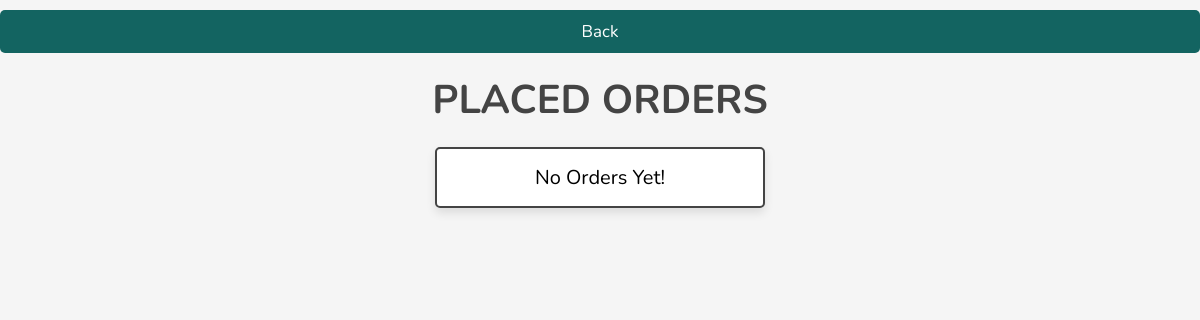
/admin/placed_orders.php, run on an earlier commit of the app's database.
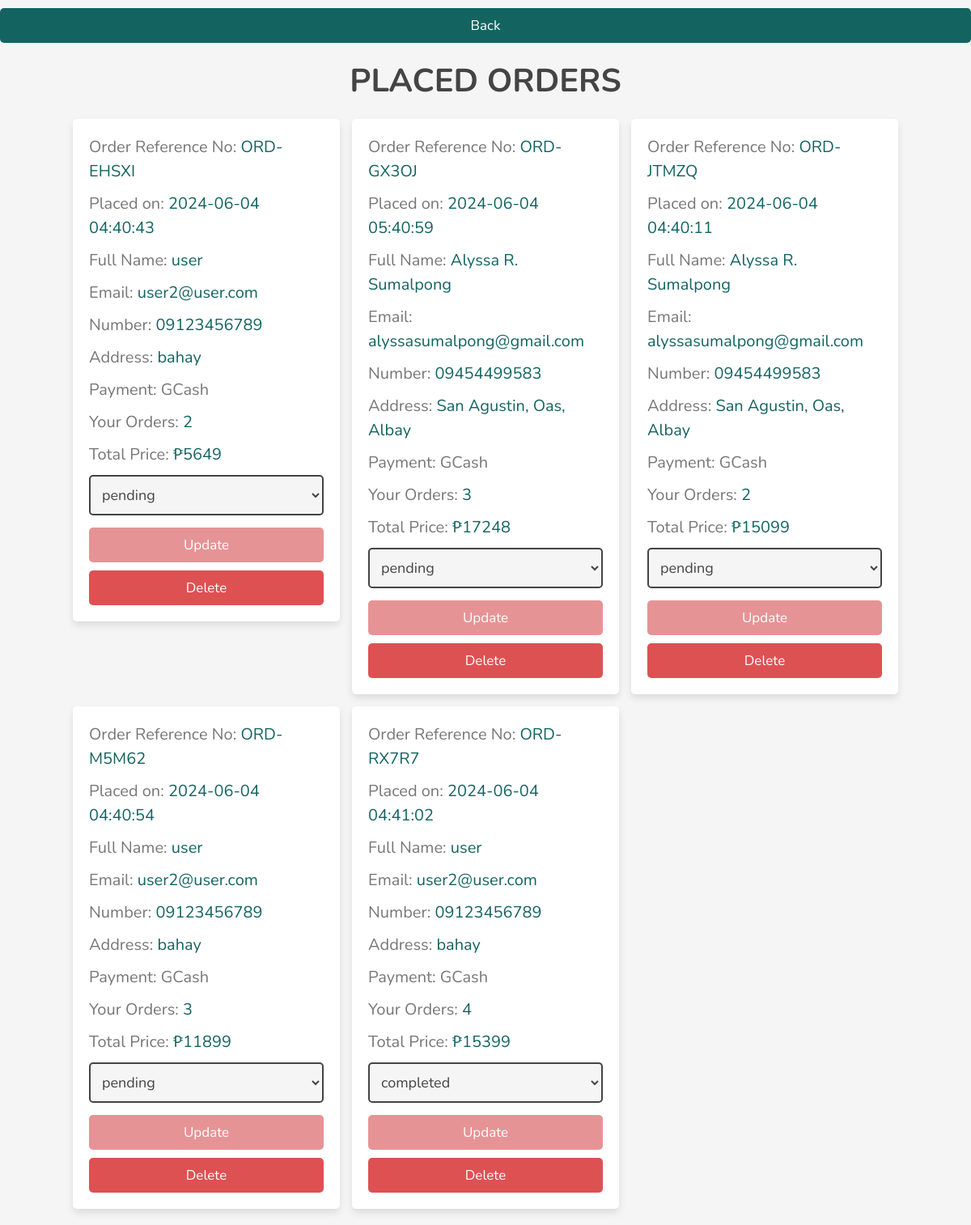
And on a later commit of the database.
### tables this page shows
CREATE TABLE `orders` (
  `order_id` int(11) NOT NULL,
  `order_ref` varchar(9) NOT NULL,
  `user_info_id` int(11) NOT NULL,
  `prdct_dsgn_id` int(11) NOT NULL,
  `order_phase` varchar(55) NOT NULL,
  `date_added` timestamp NOT NULL DEFAULT current_timestamp()
);

CREATE TABLE `user_info` (
  `user_info_id` int(11) NOT NULL,
  `full_name` varchar(100) NOT NULL,
  `user_name` varchar(55) NOT NULL,
  `pass_word` varchar(255) NOT NULL,
  `e_mail` text NOT NULL,
  `contact_no` varchar(11) NOT NULL,
  `add_ress` text NOT NULL,
  `birth_day` date NOT NULL,
  `user_type` char(1) NOT NULL DEFAULT 'U',
  `user_status` char(1) NOT NULL DEFAULT 'A',
  `date_registered` timestamp NOT NULL DEFAULT current_timestamp()
);

### admin/placed_orders.php (the view, shortened to what this page needs)
<?php
include '../db.php';
?>
<!DOCTYPE html>
<html lang="en">
<head>
   <link rel="stylesheet" href="https://cdnjs.cloudflare.com/ajax/libs/font-awesome/6.1.1/css/all.min.css">
   <link rel="stylesheet" href="../css/admin_style.css">
</head>
<body>
<div class="box">
    <form action="dashboard.php" method="get">
        <button class="btn">Back</button>
    </form>
</div>
<section class="orders">
    <h1 class="heading">Placed Orders</h1>
    <div class="box-container">
    <?php
    $ref_sql = "SELECT orders.order_id, orders.order_ref, orders.date_added, user_info.full_name, user_info.e_mail, user_info.contact_no, user_info.add_ress, orders.order_phase
                FROM orders
                INNER JOIN user_info ON orders.user_info_id = user_info.user_info_id
                GROUP BY orders.order_ref";
    $ref_sql_result = mysqli_query($conn, $ref_sql);
    if(mysqli_num_rows($ref_sql_result) > 0){
        while($row = mysqli_fetch_assoc($ref_sql_result)){
            $order_ref = $row['order_ref'];
            $order_sql = "SELECT * FROM orders
                            INNER JOIN product_design ON orders.prdct_dsgn_id = product_design.prdct_dsgn_id
                            WHERE orders.order_ref = '$order_ref'";
            $order_result = mysqli_query($conn, $order_sql);
            $total_products = mysqli_num_rows($order_result);
            $total_price = 0;
            while($order_row = mysqli_fetch_assoc($order_result)){
                $total_price += $order_row['item_price'];
            }
            ?>
            <div class="box">
                <p>Order Reference No: <span><?= $row['order_ref']; ?></span></p>
                <p>Placed on: <span><?= $row['date_added']; ?></span></p>
                <p>Full Name: <span><?= $row['full_name']; ?></span></p>
                <p>Email: <span><?= $row['e_mail']; ?></span></p>
                <p>Number: <span><?= $row['contact_no']; ?></span></p>
                <p>Address: <span><?= $row['add_ress']; ?></span></p>
                <p>Payment: GCash</p>
                <p>Your Orders: <span><?= $total_products; ?></span></p>
                <p>Total Price: <span>₱<?= $total_price ?></span></p>
                <form action="" method="post">
                    <select name="order_status" class="select">
                        <option selected disabled><?php echo $row['order_phase']; ?></option>
                    </select>
                    <div class="flex-btn">
                        <button name="update" type="submit" class="option-btn">Update</button>
                    </div>
                    <div class="flex-btn">
                        <button name="delete" type="submit" class="delete-btn" onclick="return confirm('Delete this order?');">Delete</button>
                    </div>
                </form>
            </div>
            <?php
        }
    } else {
        echo '<p class="empty">No orders yet!</p>';
    }
    ?>
    </div>
</section>
</body>
</html>

### css/admin_style.css (style rules this page uses)
:root { --main-color:#136461; --light:#e69395; --pink:#dd5153; --black:#444; --white:#fff; --light-color:#777; --light-bg:#f5f5f5; --border:.2rem solid var(--black); --box-shadow:0 .5rem 1rem rgba(0,0,0,.1); }
* { font-family: 'Nunito', sans-serif; margin:0; padding:0; box-sizing: border-box; outline: none; border:none; text-decoration: none; }
html { font-size: 62.5%; overflow-x: hidden; }
body { background-color: var(--light-bg); }
section { padding:2rem; max-width: 1200px; margin:0 auto; }
.heading { font-size: 4rem; color:var(--black); margin-bottom: 2rem; text-align: center; text-transform: uppercase; }
.btn, .delete-btn, .option-btn { display: block; width: 100%; margin-top: 1rem; border-radius: .5rem; padding:1rem 3rem; font-size: 1.7rem; text-transform: capitalize; color:var(--white); cursor: pointer; text-align: center; }
.btn { background-color: var(--main-color); }
.option-btn { background-color: var(--light); }
.delete-btn { background-color: var(--pink); }
.flex-btn { display: flex; gap:1rem; }
.orders .box-container { display: grid; grid-template-columns: repeat(auto-fit, 33rem); gap:1.5rem; align-items: flex-start; justify-content: center; }
.orders .box-container .box { padding:2rem; padding-top: 1rem; border-radius: .5rem; background-color: var(--white); box-shadow: var(--box-shadow); }
.orders .box-container .box p { line-height: 1.5; font-size: 2rem; color:var(--light-color); margin:1rem 0; }
.orders .box-container .box p span { color:var(--main-color); }
.orders .box-container .select { margin-bottom: .5rem; width: 100%; background-color: var(--light-bg); padding:1rem; font-size: 1.8rem; color:var(--black); border-radius: .5rem; border:var(--border); }
.empty { padding:1.5rem; background-color: var(--white); border: var(--border); box-shadow: var(--box-shadow); text-align: center; color:var(--red); border-radius: .5rem; font-size: 2rem; text-transform: capitalize; }

What changed in the data, as far as the page shows it:
added orders: order_ref "ORD-EHSXI", date_added "2024-06-04 04:40:43", user_info.full_name "user", user_info.e_mail "user2@user.com", user_info.contact_no "09123456789", user_info.add_ress "bahay", total_products "2", total_price "5649", order_status "pending"
added orders: order_ref "ORD-GX3OJ", date_added "2024-06-04 05:40:59", user_info.full_name "Alyssa R. Sumalpong", user_info.e_mail "alyssasumalpong@gmail.com", user_info.contact_no "09454499583", user_info.add_ress "San Agustin, Oas, Albay", total_products "3", total_price "17248", order_status "pending"
added orders: order_ref "ORD-JTMZQ", date_added "2024-06-04 04:40:11", user_info.full_name "Alyssa R. Sumalpong", user_info.e_mail "alyssasumalpong@gmail.com", user_info.contact_no "09454499583", user_info.add_ress "San Agustin, Oas, Albay", total_products "2", total_price "15099", order_status "pending"
added orders: order_ref "ORD-M5M62", date_added "2024-06-04 04:40:54", user_info.full_name "user", user_info.e_mail "user2@user.com", user_info.contact_no "09123456789", user_info.add_ress "bahay", total_products "3", total_price "11899", order_status "pending"
added orders: order_ref "ORD-RX7R7", date_added "2024-06-04 04:41:02", user_info.full_name "user", user_info.e_mail "user2@user.com", user_info.contact_no "09123456789", user_info.add_ress "bahay", total_products "4", total_price "15399", order_status "completed"
Also different on the page:
text no longer shown: "No Orders Yet!"
